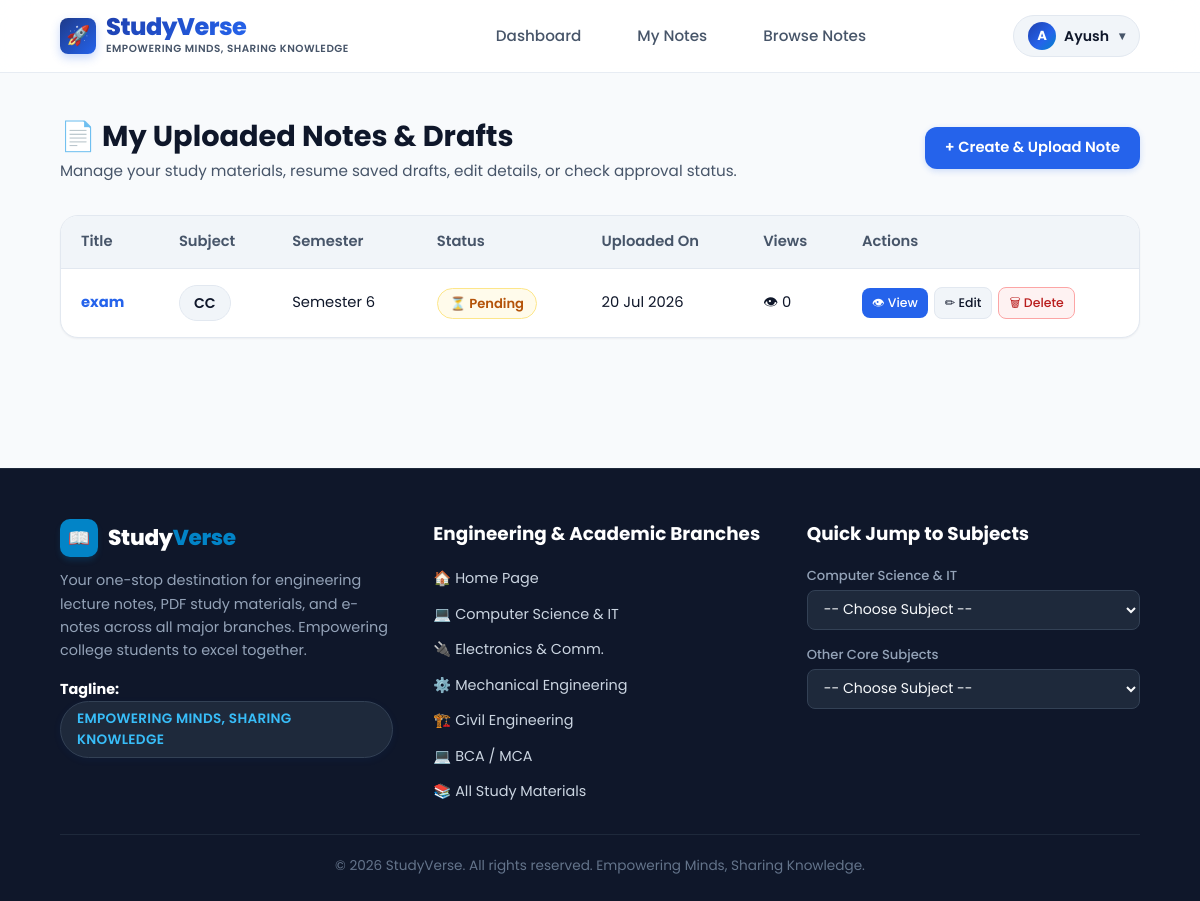
/notes/my-notes/ (signed in), run on an earlier commit of the app's database.
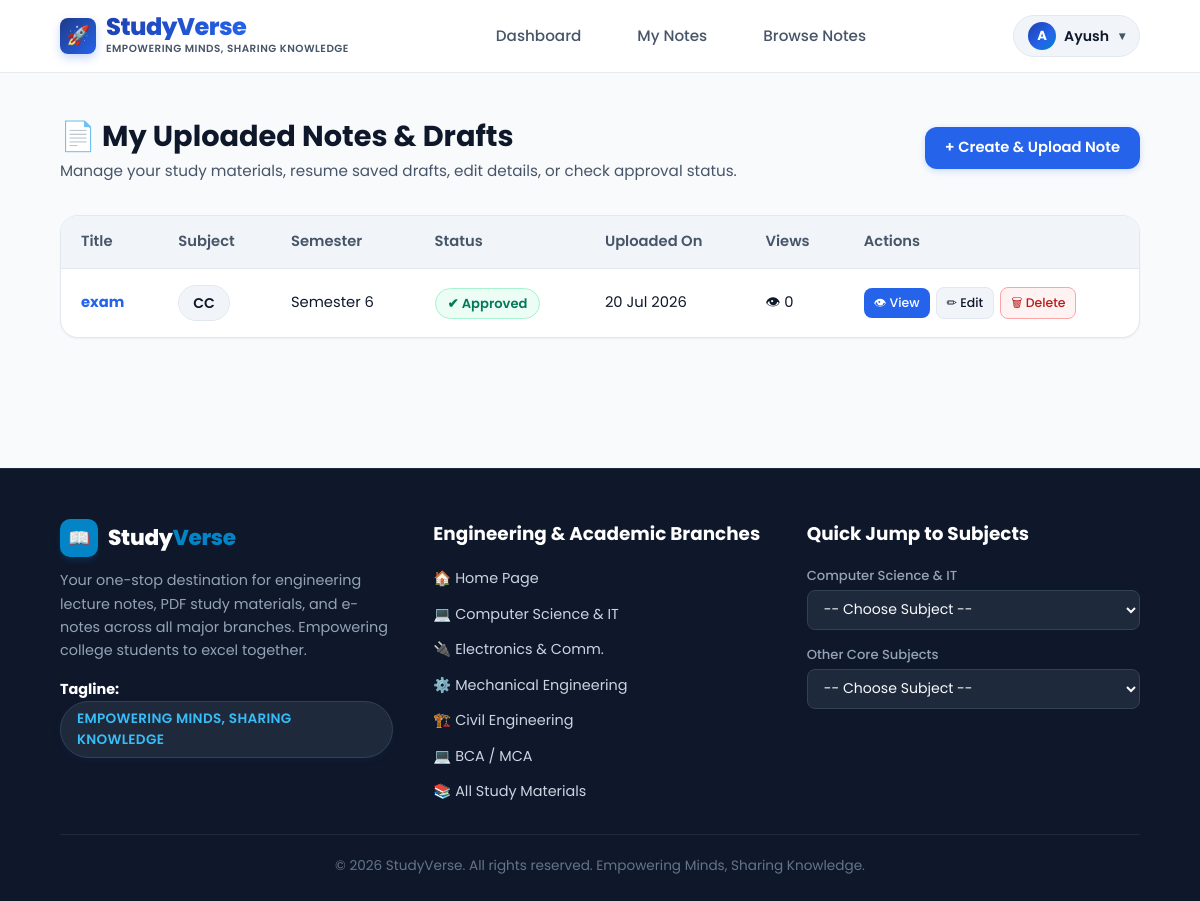
And on a later commit of the database.
### notes/models.py (models this page shows, shortened)
class Note(models.Model):
    STATUS_CHOICES = [
        ("Draft", "Draft"),
        ("Pending", "Pending"),
        ("Approved", "Approved"),
        ("Rejected", "Rejected"),
    ]
    SUBJECT_CHOICES = [
        ('DBMS', 'DBMS'),
        ('OS', 'Operating System'),
        ('CN', 'Computer Networks'),
        ('CC', 'Cloud Computing'),
        ('DSA', 'Data Structures'),
        ('JAVA', 'Java'),
        ('PYTHON', 'Python'),
        ('MATH', 'Mathematics'),
        ('OTHER', 'Other'),
    ]
    BRANCH_CHOICES = [
        ('CSE', 'Computer Science Engineering'),
        ('IT', 'Information Technology'),
        ('ECE', 'Electronics & Comm.'),
        ('ME', 'Mechanical Engineering'),
        ('CIVIL', 'Civil Engineering'),
        ('BCA_MCA', 'BCA / MCA'),
        ('COMMERCE', 'Commerce & Business'),
        ('OTHER', 'General / Other'),
    ]
    title = models.CharField(max_length=200)
    subject = models.CharField(max_length=50, choices=SUBJECT_CHOICES)
    branch = models.CharField(max_length=50, choices=BRANCH_CHOICES, default='CSE')
    semester = models.IntegerField()
    description = models.TextField(blank=True)
    content = models.TextField(blank=True, help_text="Rich text or markdown content for online created e-notes")
    drawing_data = models.TextField(blank=True, help_text="Base64 canvas drawing image data")
    is_online_note = models.BooleanField(default=False)
    file = models.FileField(upload_to='notes/', blank=True, null=True)
    uploaded_by = models.ForeignKey(User, on_delete=models.CASCADE)
    uploaded_at = models.DateTimeField(auto_now_add=True)
    downloads = models.IntegerField(default=0)
    views = models.IntegerField(default=0)
    likes = models.ManyToManyField(User, related_name='liked_notes', blank=True)
    status = models.CharField(
        max_length=20,
        choices=STATUS_CHOICES,
        default="Pending"
    )

### notes/views.py (the view)
# urls.py: path("my-notes/", views.my_notes, name="my_notes"),
@login_required
def my_notes(request):
    notes = Note.objects.filter(uploaded_by=request.user).order_by("-uploaded_at")
    return render(request, "notes/my_notes.html", {"notes": notes})

### templates/notes/my_notes.html (shortened to what this page needs)
{% extends "base.html" %}
{% block content %}
<div class="dashboard-wrapper">
    <div class="dashboard-header">
        <div>
            <h1>📄 My Uploaded Notes & Drafts</h1>
            <p>Manage your study materials, resume saved drafts, edit details, or check approval status.</p>
        </div>
        <div>
            <a href="{% url 'upload_note' %}" class="btn-primary">
                + Create & Upload Note
            </a>
        </div>
    </div>
    <div class="content-card">
        <div class="table-responsive">
            <table class="modern-table">
                <thead>
                    <tr>
                        <th>Title</th>
                        <th>Subject</th>
                        <th>Semester</th>
                        <th>Status</th>
                        <th>Uploaded On</th>
                        <th>Views</th>
                        <th>Actions</th>
                    </tr>
                </thead>
                <tbody>
                    {% for note in notes %}
                    <tr>
                        <td>
                            <a href="{% url 'note_detail' note.id %}" style="text-decoration:none;">
                                <strong style="color:var(--primary);">{{ note.title }}</strong>
                            </a>
                        </td>
                        <td><span class="user-badge">{{ note.subject }}</span></td>
                        <td>Semester {{ note.semester }}</td>
                        <td>
                            {% if note.status == "Approved" %}
                                <span class="status-pill approved">✔ Approved</span>
                            {% elif note.status == "Pending" %}
                                <span class="status-pill pending">⏳ Pending</span>
                            {% elif note.status == "Draft" %}
                                <span class="status-pill pending" style="background:#e2e8f0; color:#475569;">📝 Draft</span>
                            {% else %}
                                <span class="status-pill rejected">✖ Rejected</span>
                            {% endif %}
                        </td>
                        <td>{{ note.uploaded_at|date:"d M Y" }}</td>
                        <td>👁 {{ note.views }}</td>
                        <td>
                            <div class="action-group">
                                <a href="{% url 'note_detail' note.id %}" class="btn-sm btn-sm-primary">
                                    👁 View
                                </a>
                                <a href="{% url 'edit_note' note.id %}" class="btn-sm btn-sm-secondary">
                                    ✏ Edit
                                </a>
                                <a href="{% url 'delete_note' note.id %}" class="btn-sm btn-sm-danger">
                                    🗑 Delete
                                </a>
                            </div>
                        </td>
                    </tr>
                    {% endfor %}
                </tbody>
            </table>
        </div>
    </div>
</div>
{% endblock %}

### templates/base.html (shortened to what this page needs)
{% load static %}
<!DOCTYPE html>
<html lang="en">
<head>
    <link rel="stylesheet" href="{% static 'css/style.css' %}">
</head>
<body>
    <nav class="navbar">
        <div class="logo">
            <a href="{% url 'home' %}">
                <span class="logo-icon">🚀</span>
                <div style="display:flex; flex-direction:column; justify-content:center;">
                    <span style="font-weight:800; line-height:1.1;" class="brand-gradient-text">StudyVerse</span>
                    <span style="font-size:0.65rem; text-transform:uppercase; letter-spacing:0.5px; color:var(--text-muted); font-weight:600; margin-top:1px;">Empowering Minds, Sharing Knowledge</span>
                </div>
            </a>
        </div>
        <ul class="nav-links">
            {% if user.is_authenticated %}
                <li><a href="{% url 'dashboard' %}">Dashboard</a></li>
                <li><a href="{% url 'my_notes' %}">My Notes</a></li>
                <li><a href="{% url 'browse_notes' %}">Browse Notes</a></li>
            {% else %}
                <li><a href="{% url 'home' %}">Home</a></li>
                <li><a href="{% url 'browse_notes' %}">Browse Notes</a></li>
            {% endif %}
        </ul>
        <div class="nav-right">
            {% if user.is_authenticated %}
                <div class="user-dropdown-wrapper">
                    <button type="button" class="user-badge" id="userMenuBtn">
                        <span class="user-avatar">{{ user.username|first|upper }}</span>
                        <span>{{ user.first_name|default:user.username }}</span>
                        <span style="font-size:0.75rem; margin-left:2px; color:var(--text-muted);">▾</span>
                    </button>
                </div>
            {% else %}
                <a href="{% url 'login' %}" class="btn-secondary">Login</a>
                <a href="{% url 'register' %}" class="btn-primary">Register</a>
            {% endif %}
        </div>
    </nav>
    <main>
        {% block content %}
        {% endblock %}
    </main>
    <footer class="site-footer">
        <div class="footer-container">
            <div class="footer-col">
                <a class="brand-logo" href="{% url 'home' %}" style="margin-bottom:12px;">
                    <div class="brand-icon">
                        📖
                    </div>
                    <span class="brand-text" style="color:#ffffff;">Study<span class="brand-highlight">Verse</span></span>
                </a>
                <p>Your one-stop destination for engineering lecture notes, PDF study materials, and e-notes across all major branches. Empowering college students to excel together.</p>
                <div style="margin-top: 16px;">
                    <p><strong style="color:#ffffff;">Tagline:</strong> <span class="tagline-badge" style="background:#1e293b; color:#38bdf8; border-color:#334155;">Empowering Minds, Sharing Knowledge</span></p>
                </div>
            </div>
            <div class="footer-col">
                <h3>Engineering & Academic Branches</h3>
                <ul class="footer-list">
                    <li><a href="{% url 'home' %}">🏠 Home Page</a></li>
                    <li><a href="{% url 'browse_notes' %}?branch=CSE">💻 Computer Science & IT</a></li>
                    <li><a href="{% url 'browse_notes' %}?branch=ECE">🔌 Electronics & Comm.</a></li>
                    <li><a href="{% url 'browse_notes' %}?branch=ME">⚙️ Mechanical Engineering</a></li>
                    <li><a href="{% url 'browse_notes' %}?branch=CIVIL">🏗️ Civil Engineering</a></li>
                    <li><a href="{% url 'browse_notes' %}?branch=BCA_MCA">💻 BCA / MCA</a></li>
                    <li><a href="{% url 'browse_notes' %}">📚 All Study Materials</a></li>
                </ul>
            </div>
            <div class="footer-col">
                <h3>Quick Jump to Subjects</h3>
                <div class="dropdown-group">
                    <label>Computer Science & IT</label>
                    <select class="footer-select" onchange="if(this.value) window.location.href=this.value;">
                        <option value="">-- Choose Subject --</option>
                    </select>
                </div>
                <div class="dropdown-group">
                    <label>Other Core Subjects</label>
                    <select class="footer-select" onchange="if(this.value) window.location.href=this.value;">
                        <option value="">-- Choose Subject --</option>
                    </select>
                </div>
            </div>
        </div>
        <div class="footer-bottom">
            <p>&copy; 2026 StudyVerse. All rights reserved. Empowering Minds, Sharing Knowledge.</p>
        </div>
    </footer>
</body>
</html>

What changed in the data, as far as the page shows it:
changed Note "exam": status "⏳ Pending" → "✔ Approved"
